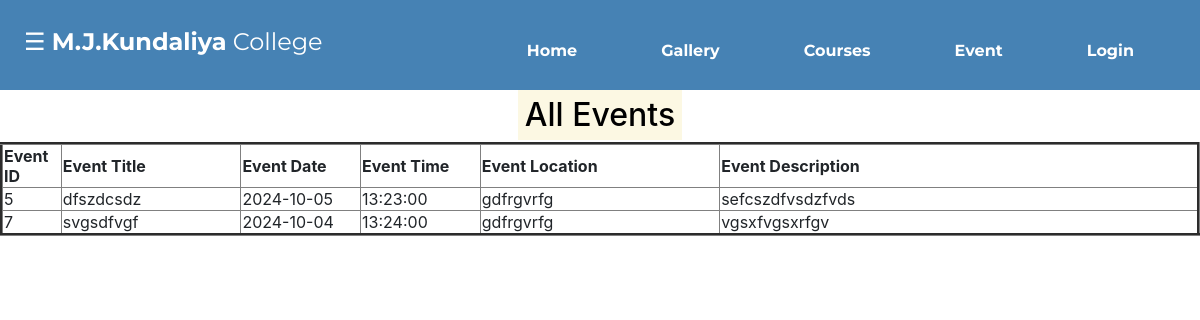
/event.php, run on the app's committed database.
### tables this page shows
CREATE TABLE `event` (
  `event_id` int(30) NOT NULL,
  `event_name` varchar(30) NOT NULL,
  `event_date` date NOT NULL,
  `event_time` time NOT NULL,
  `event_location` varchar(30) NOT NULL,
  `event_desc` varchar(300) NOT NULL
);

### event.php (the view, shortened to what this page needs)
<html>
<head>
</head>
<body>
<?php
include("header1.php");
$query = "select * from event " ;
$data = mysqli_query($conn,$query);
$total = mysqli_num_rows($data);
?>
<br><br><br><br>
<h2 align="center"><mark>All Events</mark></h2>
<?php
if($total!=0)
{?>
<center><table border = "3" cellspacing =  "7" width = "100%" >
<tr>
<th width="5%">Event ID</th>
<th width="15%">Event Title</th>
<th width="10%">Event Date </th>
<th width="10%">Event Time </th>
<th width="20%">Event Location</th>
<th width="50%">Event Description</th>
</tr>
<?php
while($result = mysqli_fetch_assoc($data))
{
    echo "<tr>
    <td>".$result['event_id']."</td>
    <td>".$result['event_name']."</td>
    <td>".$result['event_date'] ."</td>
    <td>".$result['event_time']."</td>
    <td>".$result ['event_location']."</td>
	  <td>".$result['event_desc']."</td>
	</tr>";
}
}
else
{
  echo "No record found..." ;
 }
?>
</body>
</html>

### event.php (style rules this page uses)
body { background : white; }
table { margin-top:0px; background : white; }

### header1.php (style rules this page uses)
body { padding: 0; margin: 0; }

### data on the page
event: event_id "5", event_name "dfszdcsdz", event_date "2024-10-05", event_time "13:23:00", event_location "gdfrgvrfg", event_desc "sefcszdfvsdzfvds"
event: event_id "7", event_name "svgsdfvgf", event_date "2024-10-04", event_time "13:24:00", event_location "gdfrgvrfg", event_desc "vgsxfvgsxrfgv"
